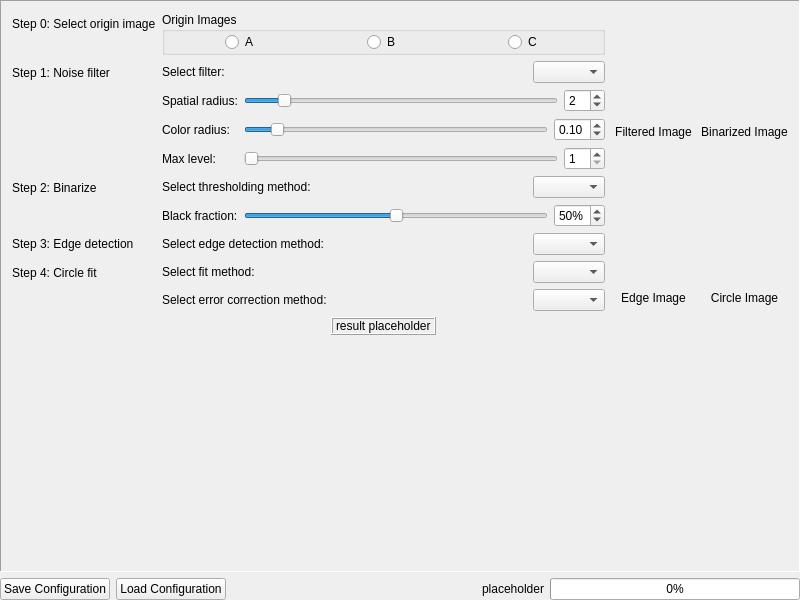
<?xml version="1.0" encoding="UTF-8"?>
<ui version="4.0">
 <class>MainPanel</class>
 <widget class="QWidget" name="MainPanel">
  <property name="geometry">
   <rect>
    <x>0</x>
    <y>0</y>
    <width>800</width>
    <height>600</height>
   </rect>
  </property>
  <layout class="QVBoxLayout" name="verticalLayout_3">
   <property name="leftMargin">
    <number>0</number>
   </property>
   <property name="topMargin">
    <number>0</number>
   </property>
   <property name="rightMargin">
    <number>0</number>
   </property>
   <property name="bottomMargin">
    <number>0</number>
   </property>
   <item>
    <widget class="QScrollArea" name="scrollArea">
     <property name="frameShape">
      <enum>QFrame::Panel</enum>
     </property>
     <property name="widgetResizable">
      <bool>true</bool>
     </property>
     <widget class="QWidget" name="scrollAreaWidgetContents">
      <property name="geometry">
       <rect>
        <x>0</x>
        <y>0</y>
        <width>798</width>
        <height>567</height>
       </rect>
      </property>
      <layout class="QVBoxLayout" name="verticalLayout_4">
       <item>
        <layout class="QHBoxLayout" name="horizontalLayout_11">
         <item>
          <layout class="QFormLayout" name="formLayout">
           <property name="leftMargin">
            <number>2</number>
           </property>
           <property name="topMargin">
            <number>2</number>
           </property>
           <property name="rightMargin">
            <number>2</number>
           </property>
           <property name="bottomMargin">
            <number>2</number>
           </property>
           <item row="0" column="0">
            <widget class="QLabel" name="label0">
             <property name="text">
              <string>Step 0: Select origin image</string>
             </property>
            </widget>
           </item>
           <item row="0" column="1">
            <widget class="QGroupBox" name="groupBox">
             <property name="title">
              <string>Origin Images</string>
             </property>
             <layout class="QHBoxLayout" name="horizontalLayout_2">
              <property name="leftMargin">
               <number>9</number>
              </property>
              <property name="topMargin">
               <number>0</number>
              </property>
              <property name="rightMargin">
               <number>9</number>
              </property>
              <property name="bottomMargin">
               <number>0</number>
              </property>
              <item alignment="Qt::AlignHCenter">
               <widget class="QRadioButton" name="radioButtonA">
                <property name="toolTip">
                 <string notr="true">&lt;html&gt;&lt;head/&gt;&lt;body&gt;&lt;p&gt;&lt;img src=&quot;:/images/A.bmp&quot;/&gt;&lt;/p&gt;&lt;/body&gt;&lt;/html&gt;</string>
                </property>
                <property name="text">
                 <string>A</string>
                </property>
                <property name="icon">
                 <iconset resource="images.qrc">
                  <normaloff>:/images/A.bmp</normaloff>:/images/A.bmp</iconset>
                </property>
                <property name="shortcut">
                 <string>Alt+A</string>
                </property>
               </widget>
              </item>
              <item alignment="Qt::AlignHCenter">
               <widget class="QRadioButton" name="radioButtonB">
                <property name="toolTip">
                 <string notr="true">&lt;html&gt;&lt;head/&gt;&lt;body&gt;&lt;p&gt;&lt;img src=&quot;:/images/B.bmp&quot;/&gt;&lt;/p&gt;&lt;/body&gt;&lt;/html&gt;</string>
                </property>
                <property name="text">
                 <string>B</string>
                </property>
                <property name="icon">
                 <iconset resource="images.qrc">
                  <normaloff>:/images/B.bmp</normaloff>:/images/B.bmp</iconset>
                </property>
                <property name="shortcut">
                 <string>Alt+B</string>
                </property>
               </widget>
              </item>
              <item alignment="Qt::AlignHCenter">
               <widget class="QRadioButton" name="radioButtonC">
                <property name="toolTip">
                 <string notr="true">&lt;html&gt;&lt;head/&gt;&lt;body&gt;&lt;p&gt;&lt;img src=&quot;:/images/C.bmp&quot;/&gt;&lt;/p&gt;&lt;/body&gt;&lt;/html&gt;</string>
                </property>
                <property name="text">
                 <string>C</string>
                </property>
                <property name="icon">
                 <iconset resource="images.qrc">
                  <normaloff>:/images/C.bmp</normaloff>:/images/C.bmp</iconset>
                </property>
                <property name="shortcut">
                 <string>Alt+C</string>
                </property>
               </widget>
              </item>
             </layout>
            </widget>
           </item>
           <item row="1" column="0">
            <widget class="QLabel" name="label1">
             <property name="text">
              <string>Step 1: Noise filter</string>
             </property>
            </widget>
           </item>
           <item row="1" column="1">
            <layout class="QVBoxLayout" name="verticalLayout">
             <item>
              <layout class="QHBoxLayout" name="horizontalLayout_6">
               <item alignment="Qt::AlignLeft">
                <widget class="QLabel" name="labelFilter">
                 <property name="text">
                  <string>Select filter:</string>
                 </property>
                </widget>
               </item>
               <item alignment="Qt::AlignRight">
                <widget class="QComboBox" name="comboBoxFilter"/>
               </item>
              </layout>
             </item>
             <item>
              <widget class="QStackedWidget" name="stackedWidgetFilter">
               <property name="currentIndex">
                <number>2</number>
               </property>
               <widget class="QWidget" name="pageFilter">
                <layout class="QFormLayout" name="formLayout_2">
                 <property name="formAlignment">
                  <set>Qt::AlignCenter</set>
                 </property>
                 <property name="leftMargin">
                  <number>0</number>
                 </property>
                 <property name="topMargin">
                  <number>0</number>
                 </property>
                 <property name="rightMargin">
                  <number>0</number>
                 </property>
                 <property name="bottomMargin">
                  <number>0</number>
                 </property>
                 <item row="0" column="0">
                  <widget class="QLabel" name="labelFR">
                   <property name="text">
                    <string>Filter radius:</string>
                   </property>
                  </widget>
                 </item>
                 <item row="0" column="1">
                  <layout class="QHBoxLayout" name="horizontalLayout_3">
                   <item>
                    <widget class="QSlider" name="horizontalSliderFR">
                     <property name="minimum">
                      <number>1</number>
                     </property>
                     <property name="maximum">
                      <number>10</number>
                     </property>
                     <property name="pageStep">
                      <number>2</number>
                     </property>
                     <property name="value">
                      <number>2</number>
                     </property>
                     <property name="orientation">
                      <enum>Qt::Horizontal</enum>
                     </property>
                     <property name="tickPosition">
                      <enum>QSlider::NoTicks</enum>
                     </property>
                    </widget>
                   </item>
                   <item>
                    <widget class="QSpinBox" name="spinBoxFR">
                     <property name="minimum">
                      <number>1</number>
                     </property>
                     <property name="maximum">
                      <number>10</number>
                     </property>
                     <property name="value">
                      <number>2</number>
                     </property>
                    </widget>
                   </item>
                  </layout>
                 </item>
                </layout>
               </widget>
               <widget class="QWidget" name="pageFilterG">
                <layout class="QFormLayout" name="formLayout_3">
                 <property name="leftMargin">
                  <number>0</number>
                 </property>
                 <property name="topMargin">
                  <number>0</number>
                 </property>
                 <property name="rightMargin">
                  <number>0</number>
                 </property>
                 <property name="bottomMargin">
                  <number>0</number>
                 </property>
                 <item row="0" column="0">
                  <widget class="QLabel" name="labelFRG">
                   <property name="text">
                    <string>Filter radius:</string>
                   </property>
                  </widget>
                 </item>
                 <item row="0" column="1">
                  <layout class="QHBoxLayout" name="horizontalLayout_4">
                   <item>
                    <widget class="QSlider" name="horizontalSliderFRG">
                     <property name="minimum">
                      <number>1</number>
                     </property>
                     <property name="maximum">
                      <number>10</number>
                     </property>
                     <property name="pageStep">
                      <number>2</number>
                     </property>
                     <property name="value">
                      <number>2</number>
                     </property>
                     <property name="orientation">
                      <enum>Qt::Horizontal</enum>
                     </property>
                    </widget>
                   </item>
                   <item>
                    <widget class="QSpinBox" name="spinBoxFRG">
                     <property name="minimum">
                      <number>1</number>
                     </property>
                     <property name="maximum">
                      <number>10</number>
                     </property>
                     <property name="value">
                      <number>2</number>
                     </property>
                    </widget>
                   </item>
                  </layout>
                 </item>
                 <item row="1" column="0">
                  <widget class="QLabel" name="labelGS">
                   <property name="text">
                    <string>Gaussian sigma:</string>
                   </property>
                  </widget>
                 </item>
                 <item row="1" column="1">
                  <layout class="QHBoxLayout" name="horizontalLayout_5">
                   <item>
                    <widget class="QSlider" name="horizontalSliderGS">
                     <property name="minimum">
                      <number>1</number>
                     </property>
                     <property name="maximum">
                      <number>99</number>
                     </property>
                     <property name="singleStep">
                      <number>1</number>
                     </property>
                     <property name="pageStep">
                      <number>10</number>
                     </property>
                     <property name="value">
                      <number>10</number>
                     </property>
                     <property name="orientation">
                      <enum>Qt::Horizontal</enum>
                     </property>
                    </widget>
                   </item>
                   <item>
                    <widget class="QDoubleSpinBox" name="doubleSpinBoxGS">
                     <property name="decimals">
                      <number>1</number>
                     </property>
                     <property name="minimum">
                      <double>0.100000000000000</double>
                     </property>
                     <property name="maximum">
                      <double>10.000000000000000</double>
                     </property>
                     <property name="singleStep">
                      <double>0.500000000000000</double>
                     </property>
                     <property name="value">
                      <double>1.000000000000000</double>
                     </property>
                    </widget>
                   </item>
                  </layout>
                 </item>
                </layout>
               </widget>
               <widget class="QWidget" name="pageFilterMS">
                <layout class="QFormLayout" name="formLayout_5">
                 <property name="leftMargin">
                  <number>0</number>
                 </property>
                 <property name="topMargin">
                  <number>0</number>
                 </property>
                 <property name="rightMargin">
                  <number>0</number>
                 </property>
                 <property name="bottomMargin">
                  <number>0</number>
                 </property>
                 <item row="0" column="0">
                  <widget class="QLabel" name="labelFRMS">
                   <property name="text">
                    <string>Spatial radius:</string>
                   </property>
                  </widget>
                 </item>
                 <item row="0" column="1">
                  <layout class="QHBoxLayout" name="horizontalLayout_13">
                   <item>
                    <widget class="QSlider" name="horizontalSliderFRMS">
                     <property name="minimum">
                      <number>1</number>
                     </property>
                     <property name="maximum">
                      <number>10</number>
                     </property>
                     <property name="pageStep">
                      <number>2</number>
                     </property>
                     <property name="value">
                      <number>2</number>
                     </property>
                     <property name="orientation">
                      <enum>Qt::Horizontal</enum>
                     </property>
                    </widget>
                   </item>
                   <item>
                    <widget class="QSpinBox" name="spinBoxFRMS">
                     <property name="minimum">
                      <number>1</number>
                     </property>
                     <property name="maximum">
                      <number>10</number>
                     </property>
                     <property name="value">
                      <number>2</number>
                     </property>
                    </widget>
                   </item>
                  </layout>
                 </item>
                 <item row="1" column="0">
                  <widget class="QLabel" name="labelCRMS">
                   <property name="text">
                    <string>Color radius:</string>
                   </property>
                  </widget>
                 </item>
                 <item row="1" column="1">
                  <layout class="QHBoxLayout" name="horizontalLayout_14">
                   <item>
                    <widget class="QSlider" name="horizontalSliderCRMS">
                     <property name="minimum">
                      <number>1</number>
                     </property>
                     <property name="maximum">
                      <number>100</number>
                     </property>
                     <property name="singleStep">
                      <number>1</number>
                     </property>
                     <property name="pageStep">
                      <number>10</number>
                     </property>
                     <property name="value">
                      <number>10</number>
                     </property>
                     <property name="orientation">
                      <enum>Qt::Horizontal</enum>
                     </property>
                    </widget>
                   </item>
                   <item>
                    <widget class="QDoubleSpinBox" name="doubleSpinBoxCRMS">
                     <property name="decimals">
                      <number>2</number>
                     </property>
                     <property name="minimum">
                      <double>0.010000000000000</double>
                     </property>
                     <property name="maximum">
                      <double>1.000000000000000</double>
                     </property>
                     <property name="singleStep">
                      <double>0.010000000000000</double>
                     </property>
                     <property name="value">
                      <double>0.100000000000000</double>
                     </property>
                    </widget>
                   </item>
                  </layout>
                 </item>
                 <item row="2" column="0">
                  <widget class="QLabel" name="labelMLMS">
                   <property name="text">
                    <string>Max level:</string>
                   </property>
                  </widget>
                 </item>
                 <item row="2" column="1">
                  <layout class="QHBoxLayout" name="horizontalLayout_15">
                   <item>
                    <widget class="QSlider" name="horizontalSliderMLMS">
                     <property name="minimum">
                      <number>1</number>
                     </property>
                     <property name="maximum">
                      <number>25</number>
                     </property>
                     <property name="pageStep">
                      <number>2</number>
                     </property>
                     <property name="value">
                      <number>1</number>
                     </property>
                     <property name="orientation">
                      <enum>Qt::Horizontal</enum>
                     </property>
                    </widget>
                   </item>
                   <item>
                    <widget class="QSpinBox" name="spinBoxMLMS">
                     <property name="minimum">
                      <number>1</number>
                     </property>
                     <property name="maximum">
                      <number>25</number>
                     </property>
                     <property name="value">
                      <number>1</number>
                     </property>
                    </widget>
                   </item>
                  </layout>
                 </item>
                </layout>
               </widget>
              </widget>
             </item>
            </layout>
           </item>
           <item row="2" column="0">
            <widget class="QLabel" name="label2">
             <property name="text">
              <string>Step 2: Binarize</string>
             </property>
            </widget>
           </item>
           <item row="2" column="1">
            <layout class="QVBoxLayout" name="verticalLayout_2">
             <item>
              <layout class="QHBoxLayout" name="horizontalLayout_7">
               <item alignment="Qt::AlignLeft">
                <widget class="QLabel" name="labelThreshold">
                 <property name="text">
                  <string>Select thresholding method:</string>
                 </property>
                </widget>
               </item>
               <item alignment="Qt::AlignRight">
                <widget class="QComboBox" name="comboBoxThres"/>
               </item>
              </layout>
             </item>
             <item>
              <widget class="QStackedWidget" name="stackedWidgetThres">
               <property name="currentIndex">
                <number>1</number>
               </property>
               <widget class="QWidget" name="pageThres"/>
               <widget class="QWidget" name="pageThresPT">
                <layout class="QFormLayout" name="formLayout_4">
                 <property name="leftMargin">
                  <number>0</number>
                 </property>
                 <property name="topMargin">
                  <number>0</number>
                 </property>
                 <property name="rightMargin">
                  <number>0</number>
                 </property>
                 <property name="bottomMargin">
                  <number>0</number>
                 </property>
                 <item row="0" column="0">
                  <widget class="QLabel" name="labelPT">
                   <property name="text">
                    <string>Black fraction:</string>
                   </property>
                  </widget>
                 </item>
                 <item row="0" column="1">
                  <layout class="QHBoxLayout" name="horizontalLayout_8">
                   <item>
                    <widget class="QSlider" name="horizontalSliderPT">
                     <property name="minimum">
                      <number>1</number>
                     </property>
                     <property name="maximum">
                      <number>99</number>
                     </property>
                     <property name="value">
                      <number>50</number>
                     </property>
                     <property name="orientation">
                      <enum>Qt::Horizontal</enum>
                     </property>
                    </widget>
                   </item>
                   <item>
                    <widget class="QSpinBox" name="spinBoxPT">
                     <property name="suffix">
                      <string notr="true">%</string>
                     </property>
                     <property name="minimum">
                      <number>1</number>
                     </property>
                     <property name="value">
                      <number>50</number>
                     </property>
                    </widget>
                   </item>
                  </layout>
                 </item>
                </layout>
               </widget>
              </widget>
             </item>
            </layout>
           </item>
           <item row="3" column="0">
            <widget class="QLabel" name="label3">
             <property name="text">
              <string>Step 3: Edge detection</string>
             </property>
            </widget>
           </item>
           <item row="3" column="1">
            <layout class="QHBoxLayout" name="horizontalLayout_9">
             <item alignment="Qt::AlignLeft">
              <widget class="QLabel" name="labelED">
               <property name="text">
                <string>Select edge detection method:</string>
               </property>
              </widget>
             </item>
             <item alignment="Qt::AlignRight">
              <widget class="QComboBox" name="comboBoxEdge"/>
             </item>
            </layout>
           </item>
           <item row="4" column="0">
            <widget class="QLabel" name="label4">
             <property name="text">
              <string>Step 4: Circle fit</string>
             </property>
            </widget>
           </item>
           <item row="4" column="1">
            <layout class="QVBoxLayout" name="verticalLayout_5">
             <item>
              <layout class="QHBoxLayout" name="horizontalLayout_10">
               <item alignment="Qt::AlignLeft">
                <widget class="QLabel" name="labelCF">
                 <property name="text">
                  <string>Select fit method:</string>
                 </property>
                </widget>
               </item>
               <item alignment="Qt::AlignRight">
                <widget class="QComboBox" name="comboBoxFit"/>
               </item>
              </layout>
             </item>
             <item>
              <layout class="QHBoxLayout" name="horizontalLayout_12">
               <item alignment="Qt::AlignLeft">
                <widget class="QLabel" name="labelCorr">
                 <property name="text">
                  <string>Select error correction method:</string>
                 </property>
                </widget>
               </item>
               <item alignment="Qt::AlignRight">
                <widget class="QComboBox" name="comboBoxCorr"/>
               </item>
              </layout>
             </item>
             <item alignment="Qt::AlignHCenter">
              <widget class="QLabel" name="labelResult">
               <property name="cursor">
                <cursorShape>IBeamCursor</cursorShape>
               </property>
               <property name="frameShape">
                <enum>QFrame::Box</enum>
               </property>
               <property name="frameShadow">
                <enum>QFrame::Raised</enum>
               </property>
               <property name="text">
                <string notr="true">result placeholder</string>
               </property>
               <property name="textInteractionFlags">
                <set>Qt::TextSelectableByKeyboard|Qt::TextSelectableByMouse</set>
               </property>
              </widget>
             </item>
            </layout>
           </item>
          </layout>
         </item>
         <item>
          <layout class="QGridLayout" name="gridLayout_2">
           <property name="sizeConstraint">
            <enum>QLayout::SetMinimumSize</enum>
           </property>
           <property name="leftMargin">
            <number>2</number>
           </property>
           <property name="topMargin">
            <number>2</number>
           </property>
           <property name="rightMargin">
            <number>2</number>
           </property>
           <property name="bottomMargin">
            <number>2</number>
           </property>
           <property name="spacing">
            <number>9</number>
           </property>
           <item row="0" column="0">
            <layout class="QVBoxLayout" name="verticalLayout1">
             <item alignment="Qt::AlignHCenter">
              <widget class="ThumbnailView" name="thumbnail1" native="true"/>
             </item>
             <item>
              <widget class="QLabel" name="labelText1">
               <property name="text">
                <string>Filtered Image</string>
               </property>
               <property name="alignment">
                <set>Qt::AlignCenter</set>
               </property>
              </widget>
             </item>
            </layout>
           </item>
           <item row="0" column="1">
            <layout class="QVBoxLayout" name="verticalLayout2">
             <item alignment="Qt::AlignHCenter">
              <widget class="ThumbnailView" name="thumbnail2" native="true"/>
             </item>
             <item>
              <widget class="QLabel" name="labelText2">
               <property name="text">
                <string>Binarized Image</string>
               </property>
               <property name="alignment">
                <set>Qt::AlignCenter</set>
               </property>
              </widget>
             </item>
            </layout>
           </item>
           <item row="1" column="0">
            <layout class="QVBoxLayout" name="verticalLayout3">
             <item alignment="Qt::AlignHCenter">
              <widget class="ThumbnailView" name="thumbnail3" native="true"/>
             </item>
             <item>
              <widget class="QLabel" name="labelText3">
               <property name="text">
                <string>Edge Image</string>
               </property>
               <property name="alignment">
                <set>Qt::AlignCenter</set>
               </property>
              </widget>
             </item>
            </layout>
           </item>
           <item row="1" column="1">
            <layout class="QVBoxLayout" name="verticalLayout4">
             <item alignment="Qt::AlignHCenter">
              <widget class="ThumbnailView" name="thumbnail4" native="true"/>
             </item>
             <item>
              <widget class="QLabel" name="labelText4">
               <property name="text">
                <string>Circle Image</string>
               </property>
               <property name="alignment">
                <set>Qt::AlignCenter</set>
               </property>
              </widget>
             </item>
            </layout>
           </item>
          </layout>
         </item>
        </layout>
       </item>
       <item>
        <spacer name="verticalSpacer">
         <property name="orientation">
          <enum>Qt::Vertical</enum>
         </property>
         <property name="sizeHint" stdset="0">
          <size>
           <width>20</width>
           <height>268</height>
          </size>
         </property>
        </spacer>
       </item>
      </layout>
     </widget>
    </widget>
   </item>
   <item>
    <layout class="QHBoxLayout" name="horizontalLayout">
     <item>
      <widget class="QPushButton" name="pushButtonSaveConfig">
       <property name="text">
        <string>Save Configuration</string>
       </property>
      </widget>
     </item>
     <item>
      <widget class="QPushButton" name="pushButtonLoadConfig">
       <property name="text">
        <string>Load Configuration</string>
       </property>
      </widget>
     </item>
     <item>
      <spacer name="horizontalSpacer">
       <property name="orientation">
        <enum>Qt::Horizontal</enum>
       </property>
       <property name="sizeHint" stdset="0">
        <size>
         <width>40</width>
         <height>20</height>
        </size>
       </property>
      </spacer>
     </item>
     <item>
      <widget class="QLabel" name="progressLabel">
       <property name="text">
        <string notr="true">placeholder</string>
       </property>
      </widget>
     </item>
     <item>
      <widget class="QProgressBar" name="progressBar">
       <property name="value">
        <number>0</number>
       </property>
       <property name="format">
        <string notr="true">%p%</string>
       </property>
      </widget>
     </item>
    </layout>
   </item>
  </layout>
 </widget>
 <customwidgets>
  <customwidget>
   <class>ThumbnailView</class>
   <extends>QWidget</extends>
   <header>thumbnailview.h</header>
   <container>1</container>
  </customwidget>
 </customwidgets>
 <resources>
  <include location="images.qrc"/>
 </resources>
 <connections>
  <connection>
   <sender>horizontalSliderFRG</sender>
   <signal>valueChanged(int)</signal>
   <receiver>spinBoxFRG</receiver>
   <slot>setValue(int)</slot>
   <hints>
    <hint type="sourcelabel">
     <x>397</x>
     <y>101</y>
    </hint>
    <hint type="destinationlabel">
     <x>443</x>
     <y>102</y>
    </hint>
   </hints>
  </connection>
  <connection>
   <sender>horizontalSliderFR</sender>
   <signal>valueChanged(int)</signal>
   <receiver>spinBoxFR</receiver>
   <slot>setValue(int)</slot>
   <hints>
    <hint type="sourcelabel">
     <x>397</x>
     <y>115</y>
    </hint>
    <hint type="destinationlabel">
     <x>443</x>
     <y>116</y>
    </hint>
   </hints>
  </connection>
  <connection>
   <sender>spinBoxFR</sender>
   <signal>valueChanged(int)</signal>
   <receiver>horizontalSliderFR</receiver>
   <slot>setValue(int)</slot>
   <hints>
    <hint type="sourcelabel">
     <x>422</x>
     <y>108</y>
    </hint>
    <hint type="destinationlabel">
     <x>387</x>
     <y>109</y>
    </hint>
   </hints>
  </connection>
  <connection>
   <sender>spinBoxFRG</sender>
   <signal>valueChanged(int)</signal>
   <receiver>horizontalSliderFRG</receiver>
   <slot>setValue(int)</slot>
   <hints>
    <hint type="sourcelabel">
     <x>443</x>
     <y>102</y>
    </hint>
    <hint type="destinationlabel">
     <x>397</x>
     <y>101</y>
    </hint>
   </hints>
  </connection>
  <connection>
   <sender>horizontalSliderPT</sender>
   <signal>valueChanged(int)</signal>
   <receiver>spinBoxPT</receiver>
   <slot>setValue(int)</slot>
   <hints>
    <hint type="sourcelabel">
     <x>535</x>
     <y>233</y>
    </hint>
    <hint type="destinationlabel">
     <x>587</x>
     <y>234</y>
    </hint>
   </hints>
  </connection>
  <connection>
   <sender>spinBoxPT</sender>
   <signal>valueChanged(int)</signal>
   <receiver>horizontalSliderPT</receiver>
   <slot>setValue(int)</slot>
   <hints>
    <hint type="sourcelabel">
     <x>587</x>
     <y>234</y>
    </hint>
    <hint type="destinationlabel">
     <x>535</x>
     <y>233</y>
    </hint>
   </hints>
  </connection>
  <connection>
   <sender>horizontalSliderFRMS</sender>
   <signal>valueChanged(int)</signal>
   <receiver>spinBoxFRMS</receiver>
   <slot>setValue(int)</slot>
   <hints>
    <hint type="sourcelabel">
     <x>515</x>
     <y>102</y>
    </hint>
    <hint type="destinationlabel">
     <x>540</x>
     <y>102</y>
    </hint>
   </hints>
  </connection>
  <connection>
   <sender>spinBoxFRMS</sender>
   <signal>valueChanged(int)</signal>
   <receiver>horizontalSliderFRMS</receiver>
   <slot>setValue(int)</slot>
   <hints>
    <hint type="sourcelabel">
     <x>542</x>
     <y>109</y>
    </hint>
    <hint type="destinationlabel">
     <x>511</x>
     <y>94</y>
    </hint>
   </hints>
  </connection>
  <connection>
   <sender>horizontalSliderMLMS</sender>
   <signal>valueChanged(int)</signal>
   <receiver>spinBoxMLMS</receiver>
   <slot>setValue(int)</slot>
   <hints>
    <hint type="sourcelabel">
     <x>519</x>
     <y>159</y>
    </hint>
    <hint type="destinationlabel">
     <x>549</x>
     <y>159</y>
    </hint>
   </hints>
  </connection>
  <connection>
   <sender>spinBoxMLMS</sender>
   <signal>valueChanged(int)</signal>
   <receiver>horizontalSliderMLMS</receiver>
   <slot>setValue(int)</slot>
   <hints>
    <hint type="sourcelabel">
     <x>562</x>
     <y>149</y>
    </hint>
    <hint type="destinationlabel">
     <x>522</x>
     <y>149</y>
    </hint>
   </hints>
  </connection>
 </connections>
</ui>
